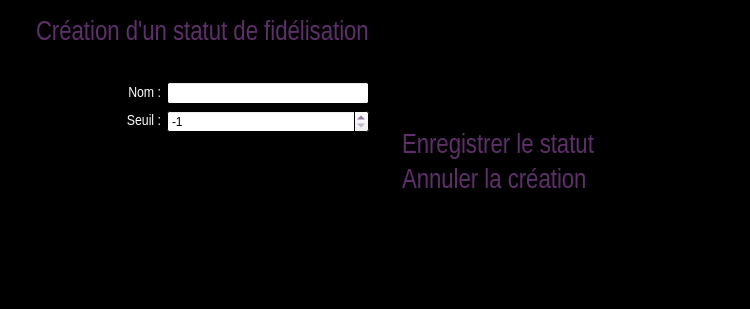
<?xml version="1.0" encoding="UTF-8"?>
<ui version="4.0">
 <class>CreateFidStatut</class>
 <widget class="QDialog" name="CreateFidStatut">
  <property name="geometry">
   <rect>
    <x>0</x>
    <y>0</y>
    <width>750</width>
    <height>309</height>
   </rect>
  </property>
  <property name="palette">
   <palette>
    <active>
     <colorrole role="WindowText">
      <brush brushstyle="SolidPattern">
       <color alpha="255">
        <red>94</red>
        <green>47</green>
        <blue>106</blue>
       </color>
      </brush>
     </colorrole>
     <colorrole role="Base">
      <brush brushstyle="SolidPattern">
       <color alpha="255">
        <red>255</red>
        <green>255</green>
        <blue>255</blue>
       </color>
      </brush>
     </colorrole>
     <colorrole role="Window">
      <brush brushstyle="SolidPattern">
       <color alpha="255">
        <red>0</red>
        <green>0</green>
        <blue>0</blue>
       </color>
      </brush>
     </colorrole>
    </active>
    <inactive>
     <colorrole role="WindowText">
      <brush brushstyle="SolidPattern">
       <color alpha="255">
        <red>94</red>
        <green>47</green>
        <blue>106</blue>
       </color>
      </brush>
     </colorrole>
     <colorrole role="Base">
      <brush brushstyle="SolidPattern">
       <color alpha="255">
        <red>255</red>
        <green>255</green>
        <blue>255</blue>
       </color>
      </brush>
     </colorrole>
     <colorrole role="Window">
      <brush brushstyle="SolidPattern">
       <color alpha="255">
        <red>0</red>
        <green>0</green>
        <blue>0</blue>
       </color>
      </brush>
     </colorrole>
    </inactive>
    <disabled>
     <colorrole role="WindowText">
      <brush brushstyle="SolidPattern">
       <color alpha="255">
        <red>120</red>
        <green>120</green>
        <blue>120</blue>
       </color>
      </brush>
     </colorrole>
     <colorrole role="Base">
      <brush brushstyle="SolidPattern">
       <color alpha="255">
        <red>0</red>
        <green>0</green>
        <blue>0</blue>
       </color>
      </brush>
     </colorrole>
     <colorrole role="Window">
      <brush brushstyle="SolidPattern">
       <color alpha="255">
        <red>0</red>
        <green>0</green>
        <blue>0</blue>
       </color>
      </brush>
     </colorrole>
    </disabled>
   </palette>
  </property>
  <property name="windowTitle">
   <string>Création d'un statut de fidélisation</string>
  </property>
  <layout class="QHBoxLayout" name="horizontalLayout">
   <item>
    <layout class="QVBoxLayout" name="verticalLayout_5">
     <property name="topMargin">
      <number>9</number>
     </property>
     <property name="rightMargin">
      <number>9</number>
     </property>
     <item>
      <layout class="QHBoxLayout" name="horizontalLayout_7">
       <property name="leftMargin">
        <number>25</number>
       </property>
       <property name="bottomMargin">
        <number>30</number>
       </property>
       <item>
        <widget class="QLabel" name="creationFidStatutLabel">
         <property name="font">
          <font>
           <family>Arial Narrow</family>
           <pointsize>20</pointsize>
          </font>
         </property>
         <property name="text">
          <string>Création d'un statut de fidélisation</string>
         </property>
        </widget>
       </item>
      </layout>
     </item>
     <item>
      <layout class="QHBoxLayout" name="horizontalLayout_13">
       <item>
        <widget class="QLabel" name="nomLabel">
         <property name="minimumSize">
          <size>
           <width>150</width>
           <height>20</height>
          </size>
         </property>
         <property name="maximumSize">
          <size>
           <width>150</width>
           <height>20</height>
          </size>
         </property>
         <property name="palette">
          <palette>
           <active>
            <colorrole role="WindowText">
             <brush brushstyle="SolidPattern">
              <color alpha="255">
               <red>255</red>
               <green>255</green>
               <blue>255</blue>
              </color>
             </brush>
            </colorrole>
           </active>
           <inactive>
            <colorrole role="WindowText">
             <brush brushstyle="SolidPattern">
              <color alpha="255">
               <red>255</red>
               <green>255</green>
               <blue>255</blue>
              </color>
             </brush>
            </colorrole>
           </inactive>
           <disabled>
            <colorrole role="WindowText">
             <brush brushstyle="SolidPattern">
              <color alpha="255">
               <red>120</red>
               <green>120</green>
               <blue>120</blue>
              </color>
             </brush>
            </colorrole>
           </disabled>
          </palette>
         </property>
         <property name="font">
          <font>
           <family>Arial Narrow</family>
           <pointsize>11</pointsize>
          </font>
         </property>
         <property name="text">
          <string>Nom :</string>
         </property>
         <property name="alignment">
          <set>Qt::AlignRight|Qt::AlignTrailing|Qt::AlignVCenter</set>
         </property>
        </widget>
       </item>
       <item>
        <widget class="QLineEdit" name="nomLineEdit">
         <property name="maxLength">
          <number>100</number>
         </property>
        </widget>
       </item>
      </layout>
     </item>
     <item>
      <layout class="QHBoxLayout" name="horizontalLayout_4">
       <item>
        <widget class="QLabel" name="seuilLabel">
         <property name="minimumSize">
          <size>
           <width>150</width>
           <height>20</height>
          </size>
         </property>
         <property name="maximumSize">
          <size>
           <width>150</width>
           <height>20</height>
          </size>
         </property>
         <property name="palette">
          <palette>
           <active>
            <colorrole role="WindowText">
             <brush brushstyle="SolidPattern">
              <color alpha="255">
               <red>255</red>
               <green>255</green>
               <blue>255</blue>
              </color>
             </brush>
            </colorrole>
           </active>
           <inactive>
            <colorrole role="WindowText">
             <brush brushstyle="SolidPattern">
              <color alpha="255">
               <red>255</red>
               <green>255</green>
               <blue>255</blue>
              </color>
             </brush>
            </colorrole>
           </inactive>
           <disabled>
            <colorrole role="WindowText">
             <brush brushstyle="SolidPattern">
              <color alpha="255">
               <red>120</red>
               <green>120</green>
               <blue>120</blue>
              </color>
             </brush>
            </colorrole>
           </disabled>
          </palette>
         </property>
         <property name="font">
          <font>
           <family>Arial Narrow</family>
           <pointsize>11</pointsize>
          </font>
         </property>
         <property name="text">
          <string>Seuil :</string>
         </property>
         <property name="alignment">
          <set>Qt::AlignRight|Qt::AlignTrailing|Qt::AlignVCenter</set>
         </property>
        </widget>
       </item>
       <item>
        <widget class="QSpinBox" name="seuilSpinBox">
         <property name="minimum">
          <number>-1</number>
         </property>
         <property name="maximum">
          <number>999999999</number>
         </property>
         <property name="value">
          <number>-1</number>
         </property>
        </widget>
       </item>
      </layout>
     </item>
     <item>
      <spacer name="verticalSpacer_3">
       <property name="orientation">
        <enum>Qt::Vertical</enum>
       </property>
       <property name="sizeHint" stdset="0">
        <size>
         <width>20</width>
         <height>40</height>
        </size>
       </property>
      </spacer>
     </item>
    </layout>
   </item>
   <item>
    <layout class="QVBoxLayout" name="verticalLayout_2">
     <property name="leftMargin">
      <number>9</number>
     </property>
     <item>
      <widget class="QLabel" name="logoLabel">
       <property name="maximumSize">
        <size>
         <width>256</width>
         <height>150</height>
        </size>
       </property>
       <property name="text">
        <string/>
       </property>
       <property name="pixmap">
        <pixmap resource="pokersphere.qrc">:/img/Resources/pokerSphere.gif</pixmap>
       </property>
       <property name="scaledContents">
        <bool>true</bool>
       </property>
       <property name="alignment">
        <set>Qt::AlignCenter</set>
       </property>
      </widget>
     </item>
     <item>
      <layout class="QVBoxLayout" name="verticalLayout_6">
       <property name="leftMargin">
        <number>9</number>
       </property>
       <item>
        <spacer name="verticalSpacer">
         <property name="orientation">
          <enum>Qt::Vertical</enum>
         </property>
         <property name="sizeHint" stdset="0">
          <size>
           <width>20</width>
           <height>40</height>
          </size>
         </property>
        </spacer>
       </item>
       <item>
        <widget class="QLabel" name="enregistrerFidStatutLabel">
         <property name="font">
          <font>
           <family>Arial Narrow</family>
           <pointsize>20</pointsize>
          </font>
         </property>
         <property name="text">
          <string>&lt;a href=&quot;a&quot; style=&quot;text-decoration:none;&quot;&gt;&lt;font color=&quot;#5E2F6A&quot;&gt;Enregistrer le statut&lt;/font&gt;&lt;/a&gt;</string>
         </property>
        </widget>
       </item>
       <item>
        <widget class="QLabel" name="annulerCreationLabel">
         <property name="maximumSize">
          <size>
           <width>390</width>
           <height>16777215</height>
          </size>
         </property>
         <property name="font">
          <font>
           <family>Arial Narrow</family>
           <pointsize>20</pointsize>
          </font>
         </property>
         <property name="text">
          <string>&lt;a href=&quot;a&quot; style=&quot;text-decoration:none;&quot;&gt;&lt;font color=&quot;#5E2F6A&quot;&gt;Annuler la création&lt;/font&gt;&lt;/a&gt;</string>
         </property>
        </widget>
       </item>
       <item>
        <spacer name="verticalSpacer_2">
         <property name="orientation">
          <enum>Qt::Vertical</enum>
         </property>
         <property name="sizeHint" stdset="0">
          <size>
           <width>20</width>
           <height>40</height>
          </size>
         </property>
        </spacer>
       </item>
      </layout>
     </item>
    </layout>
   </item>
   <item>
    <spacer name="horizontalSpacer">
     <property name="orientation">
      <enum>Qt::Horizontal</enum>
     </property>
     <property name="sizeHint" stdset="0">
      <size>
       <width>0</width>
       <height>20</height>
      </size>
     </property>
    </spacer>
   </item>
  </layout>
 </widget>
 <resources>
  <include location="pokersphere.qrc"/>
 </resources>
 <connections/>
</ui>
